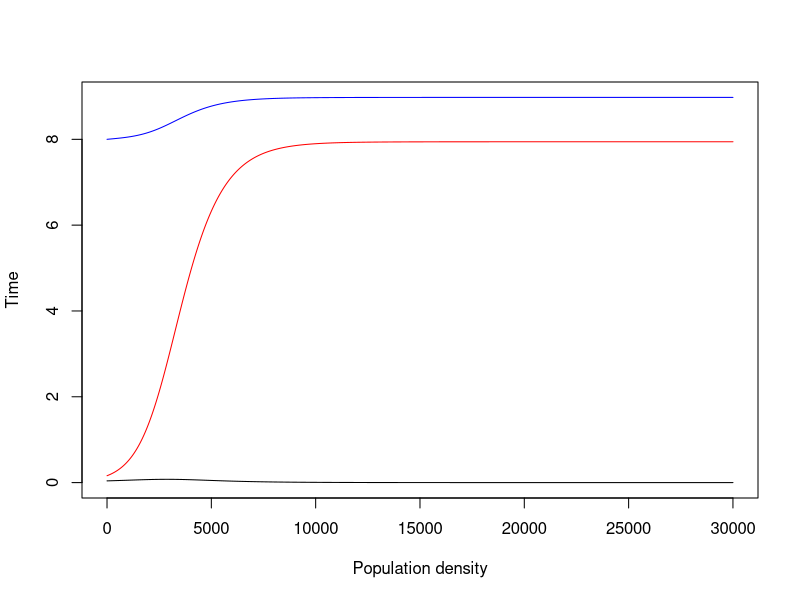

Generate this figure with R:
#=============================================================================
# R code to implement and explore an ODE for resource-consumer dynamics 
# between algae and photosynthetic diazotrophs. The model assumes that two
# Nitrogen pools are present: 1 in the water column that only algae consume, 
# and 1 that is internal to nitrogen-fixing diazotrophs. This second source
# can become available to algae when diazotrophs die. 
# 
# Eventually the demographic rates will become temperature dependent. 
#=============================================================================
# load libraries
#=============================================================================
library(tidyverse)
library(deSolve)


#=============================================================================
# Define the population dynamics through the following function
# This model includes one consumers: Pn and Pf 
# 	Pn is a consumer of Nitrogen and light. 
#	Pf is a consumer of Nitrogen and light, but also fixes N. 
# This model includes one resource: R 
# 	R can be added at a constant rate. 
#	R is produced by the mortality of both Pn and Pf
#
# The growth rates of both species are determined by light intensity. 
# Light intensity is a function of depth, and decreases as densities of both
# species increase. The extra set of equations in the model definition 
# calculate a new average growth rate each time step based on these factors.  
#=============================================================================

agawin_mod = function(times,sp,parms){
	with( as.list(c(parms, sp )), #args = parms (list of parameters), sp (matrix of outputs (N) -- add a line each time step)
		{	
			##### Determine species-specific average growth rates as a function
			##### of resource availibility and light intensity (eqs. 7, 9-10)
			Iout = Iin *(exp( zM*(-Kbg - kN*Pn - kF*Pf) ) ) #eq 7 at zM #Iout = average amount of light as a function of depth
			       #k = light attenuation, P is abundance, for species N and F (F is fixer) 
		
			#Average growth rate of Pn (eq 9)
			gn_ave = gmn * (R/(Mn+R))*( ( log(Hn+Iin) - log(Hn+Iout) ) / 
			(log(Iin)-log(Iout) ) )

			#Average growth rate of Pf (eq 10)
			gf_ave = (gmfn2 *Mf + gmfn03*R)/(Mf+R)*( ( log(Hf+Iin) - log(Hf+Iout) ) / 
			(log(Iin)-log(Iout)) )

			#Average growth rates for each nitrogen source, separated
			gfno3_ave =  gmfn03 *  (R/(Mf+R))*( ( log(Hf+Iin) - log(Hf+Iout) ) / 
			(log(Iin)-log(Iout) ) )

			gfn2_ave = gmfn2 * (R/(Mf+R))*( ( log(Hf+Iin) - log(Hf+Iout) ) / 
			(log(Iin)-log(Iout) ) )

			##### Consumer dynamics 
			#Algae (Eq 1) : 
			dPn = Pn * ( gn_ave - mn) #dPn calculates change at next time point, so uses all variables from the last time step; Jacob has factored out PN
			#N fixer (Eq 2): 
			dPf = Pf * ( gf_ave - mf )			 
			
			####Resource (N) (Eq 3): 
			dR = D*(Rin - R) - Qn*gn_ave*Pn - Pf*gfno3_ave*Qf + ef*Pf*gfn2_ave*Qf

	  	list( c(dPn,dPf,dR, Iout=Iout, gn_ave=gn_ave, gfno3_ave  = gfno3_ave,gfn2_ave =gfn2_ave ) )
		})	

}  


#=============================================================================
# Set values of the population parameters
#=============================================================================
###From table 3
###Non-fixer (there are two of these, chlorella for now)
mn = 0.014 #mortality

#These terms are all for the growth rate gn_ave. 
gmn = 0.06 #Max gr
Mn = 0.308 #Half saturation constants 
Hn = 80

###Fixer
mf =0.014 #mortality

#These terms are all for the growth rates gfno3 and gfn2. There are two sets of
#these for high and low light: 
#Use the high light treatment for now.
gmfn03 = .084
gmfn2 =  0.025
#Half saturation constants 
#All of Hs and Ms are set to be equal by the authors. 
Hf = 70
Mf = 1
# Hfn2 = 70
# Hfno3 = 70
# Mfn2 = 1
# Mfno3 = 1 

###Resource
Qn = 0.079#cell quota of N
Qf = 0.092#cell quota of N

D = 0.014 #dilution rate in experiment. 
Iin = 40 #Light in, HL
Rin = 8 #These are the treatment levels of N input. 0, 0.1, 0.5, 8. 

###Parametes for light intensity calculation (eqs 7-10)
#Growth rate is spatially (i.e. depth) dependent. The average growth rates (eqs 4 - 6) for 
#each species are light dependent. Light intensity is dependent on population 
#densities, depth, and some physical parameters as described by equation 7.
# 
#The integral in eq. 8 could be implemented directly in this code. However, 
#the authors show that this integral can be solved analytically which leads to 
#equations 9-10. These equations only require the endpoints of light intensity: 
#i.e., the light at depth 0, and at the mixing depth z_M, at the bottom of the 
#container.
Kbg = 4.75 #4.75 #Background turbidity. In a few cases this is 11
zM = 0.05 #mixing depth
kF = 4.86 #light attenutation constants. 
kN = 5.68 #This is determined by eq 13 for Synechococcus
ef = 8 #

#Put these parameters all together in a list to pass to deSolve with the model
#definition. 
parms = list(
			mn = mn, gmn = gmn, Mn = Mn, Hn = Hn, 
			mf = mf, gmfn03 = gmfn03, gmfn2 = gmfn2, Hf = Hf, Mf = Mf,  
			Qn = Qn, Qf = Qf, D= D, Iin = Iin, Rin = Rin, Kbg = Kbg, zM = zM, kF = kF,
			kN = kN, ef=ef
		 )

#=============================================================================
# Run the model with initial conditions 
#=============================================================================
tend = 3000
delta1 = 0.1
times  = seq(from = 0, to = tend, by = delta1)
tl = length(times)
#Use ICs to help set the scenario. E.g., when Pn or Pf =0, 
#this is a monoculture experiment. Otherwise, use ICs from those reported in 
#Table 1
Pn_ic =0.04
Pf_ic =0.16
Iout = Iin-1
gn_ic = gmn * (Rin/(Mn+Rin))*( ( log(Hn+Iin) - log(Hn+Iout) ) / 
			(log(Iin)-log(Iout) ) )
gfno3_ic = gmfn03 *  (Rin/(Mf+Rin))*( ( log(Hf+Iin) - log(Hf+Iout) ) / 
			(log(Iin)-log(Iout) ) )
gfn2_ic = gmfn2 * (Rin/(Mf+Rin))*( ( log(Hf+Iin) - log(Hf+Iout) ) / 
			(log(Iin)-log(Iout) ) )

minit =  c(Pn = Pn_ic ,Pf = Pf_ic, R = Rin, Iout=Iout, gn_ave=gn_ic, 
				gfno3_ave  = gfno3_ic,gfn2_ave =gfn2_ic )

#Run the model
agawin_out = ode(y=minit, times=times, func=agawin_mod, parms=parms)

#=============================================================================
# Plot
#=============================================================================
#Black is Pn (Cyanothece) 
#Red is Pf (Chlorella)
#Blue is R (N)

plot( agawin_out [,2], t="l", ylab = "Time", xlab = "Population density", 
	ylim = c(0, max(agawin_out[,2:4]) ) )
cuse = c("black","black","red","blue","green")
for ( n in 3:4) {
	lines (agawin_out[,n], col = cuse[n] )
}
